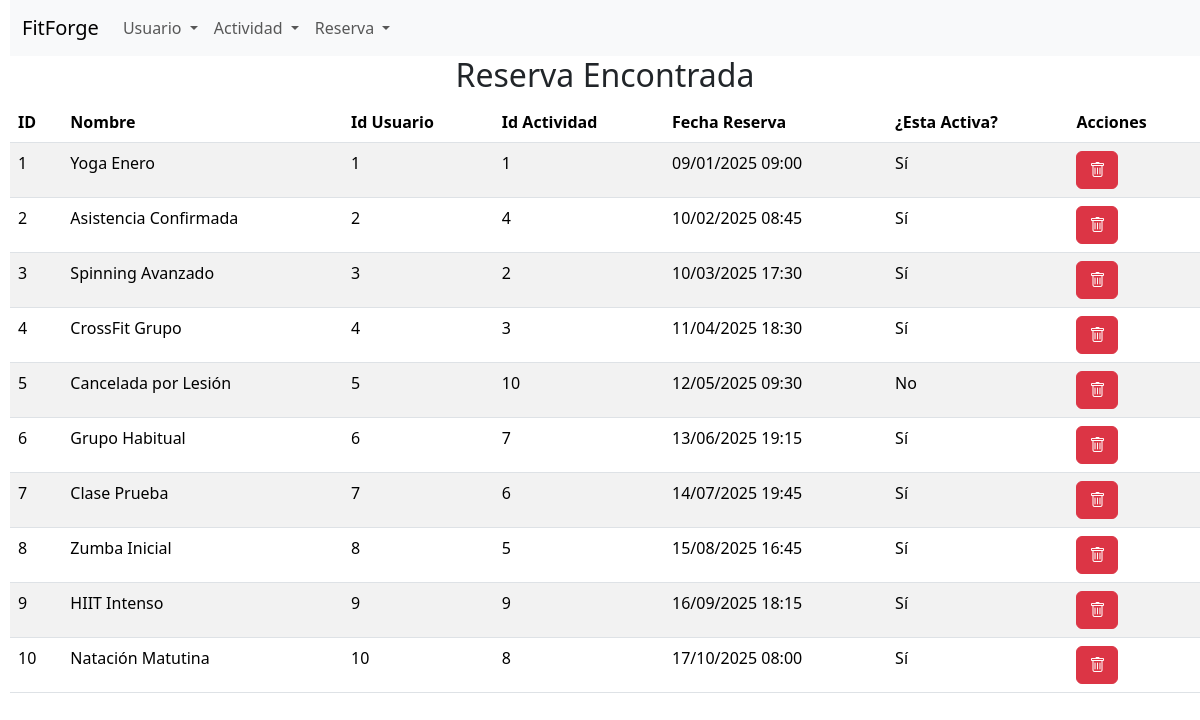
The page /proceso_buscar_reserva_por_nombre.php on the database as committed earlier.
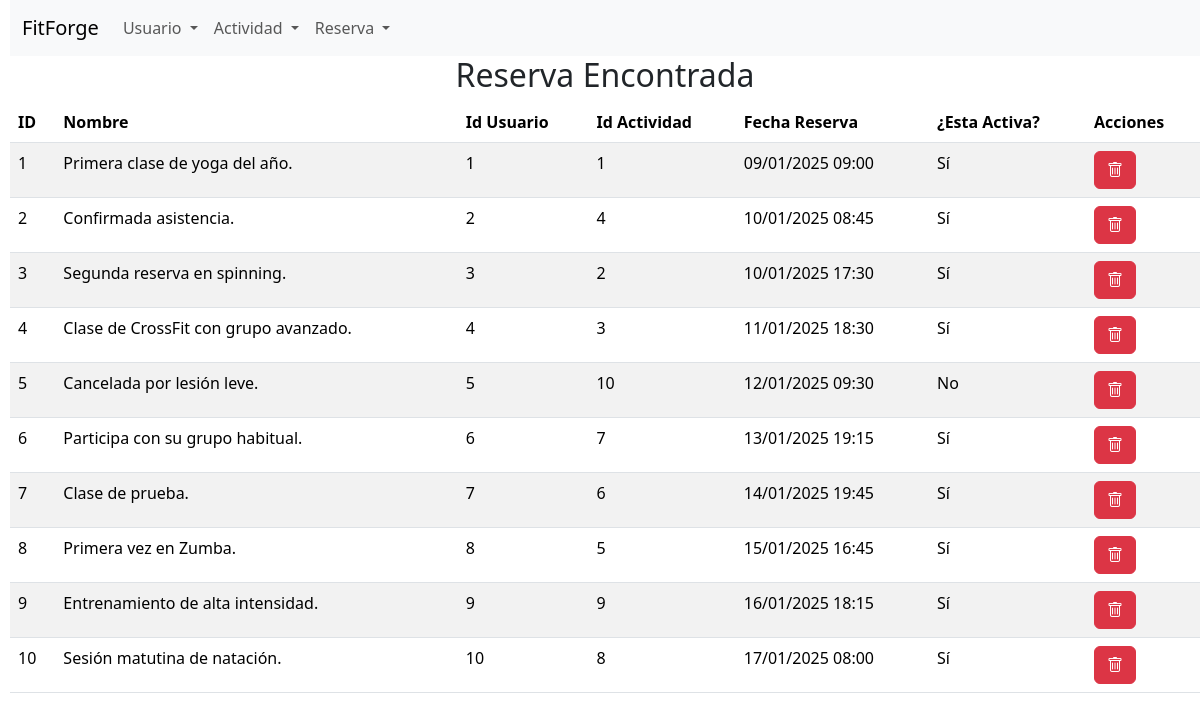
The same page on the database as committed later.
### tables this page shows
CREATE TABLE `reservation` (
  `id_reservation` int NOT NULL,
  `name` varchar(40) NOT NULL,
  `id_user` int NOT NULL,
  `id_activity` int NOT NULL,
  `reservation_date` datetime NOT NULL,
  `is_active` tinyint(1) NOT NULL,
  `status` enum('pending','confirmed','cancelled','completed') NOT NULL
);

### proceso_buscar_reserva_por_nombre.php (the view, shortened to what this page needs)
<?php
$conexion = obtenerConexion();
$nombre_reserva = $_GET['name_reservation'];
$sql = "SELECT r.id_reservation, r.name AS name_reservation, r.id_user, r.id_activity, r.reservation_date, r.is_active
        FROM reservation r
        WHERE r.name LIKE '%$nombre_reserva%';";
$resultado = mysqli_query($conexion, $sql);
if (mysqli_num_rows($resultado) > 0) {
    $mensaje = "<h2 class='text-center'>Reserva Encontrada</h2>";
    $mensaje .= "<table class='table table-striped'>";
    $mensaje .= "<thead><tr><th>ID</th><th>Nombre</th><th>Id Usuario</th><th>Id Actividad</th><th>Fecha Reserva</th><th>¿Esta Activa?</th><th>Acciones</th></tr></thead>";
    $mensaje .= "<tbody>";
    while ($fila = mysqli_fetch_assoc($resultado)) {
        $mensaje .= "<tr>";
        $mensaje .= "<td>" . $fila['id_reservation'] . "</td>";
        $mensaje .= "<td>" . $fila['name_reservation'] . "</td>";
        $mensaje .= "<td>" . $fila['id_user'] . "</td>";
        $mensaje .= "<td>" . $fila['id_activity'] . "</td>";
        $mensaje .= "<td>" . date("d/m/Y H:i", strtotime($fila['reservation_date'])) . "</td>";
        $mensaje .= "<td>" . ($fila['is_active'] ? 'Sí' : 'No') . "</td>";
        $mensaje .= "<td><form action='proceso_borrar_reserva.php' method='post'>
                        <input type='hidden' name='id_reservation' value='" . $fila['id_reservation'] . "' />
                        <button type='submit' name='btnBorrar' class='btn btn-danger'>
                            <i class='bi bi-trash'></i>
                        </button>
                    </form></td>";
        $mensaje .= "</tr>";
    }
    $mensaje .= "</tbody></table>";
} else {
    $mensaje = "<h2 class='text-center mt-5'>No hay reservas con el nombre $nombre_reserva</h2>";
}
echo $mensaje;

Rows that differ between the two databases and show on the page:
changed reservation id 1: name "Yoga Enero" → "Primera clase de yoga del año."
changed reservation id 2: name "Asistencia Confirmada" → "Confirmada asistencia."; reservation_date "10/02/2025 08:45" → "10/01/2025 08:45"
changed reservation id 3: name "Spinning Avanzado" → "Segunda reserva en spinning."; reservation_date "10/03/2025 17:30" → "10/01/2025 17:30"
changed reservation id 4: name "CrossFit Grupo" → "Clase de CrossFit con grupo avanzado."; reservation_date "11/04/2025 18:30" → "11/01/2025 18:30"
changed reservation id 5: name "Cancelada por Lesión" → "Cancelada por lesión leve."; reservation_date "12/05/2025 09:30" → "12/01/2025 09:30"
changed reservation id 6: name "Grupo Habitual" → "Participa con su grupo habitual."; reservation_date "13/06/2025 19:15" → "13/01/2025 19:15"
changed reservation id 7: name "Clase Prueba" → "Clase de prueba."; reservation_date "14/07/2025 19:45" → "14/01/2025 19:45"
changed reservation id 8: name "Zumba Inicial" → "Primera vez en Zumba."; reservation_date "15/08/2025 16:45" → "15/01/2025 16:45"
changed reservation id 9: name "HIIT Intenso" → "Entrenamiento de alta intensidad."; reservation_date "16/09/2025 18:15" → "16/01/2025 18:15"
changed reservation id 10: name "Natación Matutina" → "Sesión matutina de natación."; reservation_date "17/10/2025 08:00" → "17/01/2025 08:00"
